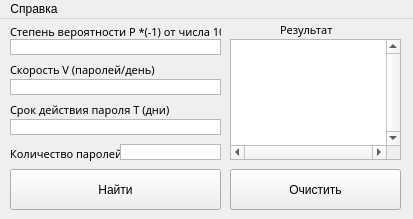
<?xml version="1.0" encoding="UTF-8"?>
<ui version="4.0">
 <class>MainWindow</class>
 <widget class="QMainWindow" name="MainWindow">
  <property name="geometry">
   <rect>
    <x>0</x>
    <y>0</y>
    <width>413</width>
    <height>219</height>
   </rect>
  </property>
  <property name="sizePolicy">
   <sizepolicy hsizetype="Preferred" vsizetype="Preferred">
    <horstretch>0</horstretch>
    <verstretch>0</verstretch>
   </sizepolicy>
  </property>
  <property name="minimumSize">
   <size>
    <width>413</width>
    <height>219</height>
   </size>
  </property>
  <property name="maximumSize">
   <size>
    <width>413</width>
    <height>219</height>
   </size>
  </property>
  <property name="contextMenuPolicy">
   <enum>Qt::DefaultContextMenu</enum>
  </property>
  <property name="windowTitle">
   <string>Генератор Паролей</string>
  </property>
  <property name="toolButtonStyle">
   <enum>Qt::ToolButtonIconOnly</enum>
  </property>
  <property name="animated">
   <bool>true</bool>
  </property>
  <property name="dockOptions">
   <set>QMainWindow::AllowTabbedDocks|QMainWindow::AnimatedDocks</set>
  </property>
  <widget class="QWidget" name="centralWidget">
   <property name="enabled">
    <bool>true</bool>
   </property>
   <widget class="QTextEdit" name="textEditChance">
    <property name="geometry">
     <rect>
      <x>10</x>
      <y>20</y>
      <width>211</width>
      <height>16</height>
     </rect>
    </property>
    <property name="acceptDrops">
     <bool>true</bool>
    </property>
    <property name="verticalScrollBarPolicy">
     <enum>Qt::ScrollBarAlwaysOff</enum>
    </property>
    <property name="horizontalScrollBarPolicy">
     <enum>Qt::ScrollBarAlwaysOff</enum>
    </property>
    <property name="html">
     <string>&lt;!DOCTYPE HTML PUBLIC &quot;-//W3C//DTD HTML 4.0//EN&quot; &quot;http://www.w3.org/TR/REC-html40/strict.dtd&quot;&gt;
&lt;html&gt;&lt;head&gt;&lt;meta name=&quot;qrichtext&quot; content=&quot;1&quot; /&gt;&lt;style type=&quot;text/css&quot;&gt;
p, li { white-space: pre-wrap; }
&lt;/style&gt;&lt;/head&gt;&lt;body style=&quot; font-family:'MS Shell Dlg 2'; font-size:8.25pt; font-weight:400; font-style:normal;&quot;&gt;
&lt;p style=&quot;-qt-paragraph-type:empty; margin-top:0px; margin-bottom:0px; margin-left:0px; margin-right:0px; -qt-block-indent:0; text-indent:0px;&quot;&gt;&lt;br /&gt;&lt;/p&gt;&lt;/body&gt;&lt;/html&gt;</string>
    </property>
   </widget>
   <widget class="QLabel" name="label">
    <property name="geometry">
     <rect>
      <x>10</x>
      <y>2</y>
      <width>211</width>
      <height>21</height>
     </rect>
    </property>
    <property name="font">
     <font>
      <family>Myanmar Text</family>
      <pointsize>8</pointsize>
     </font>
    </property>
    <property name="text">
     <string>Степень вероятности P *(-1) от числа 10</string>
    </property>
   </widget>
   <widget class="QLabel" name="label_2">
    <property name="geometry">
     <rect>
      <x>10</x>
      <y>40</y>
      <width>211</width>
      <height>21</height>
     </rect>
    </property>
    <property name="font">
     <font>
      <family>Myanmar Text</family>
      <pointsize>8</pointsize>
     </font>
    </property>
    <property name="text">
     <string>Скорость V (паролей/день)</string>
    </property>
   </widget>
   <widget class="QTextEdit" name="textEditSpeed">
    <property name="geometry">
     <rect>
      <x>10</x>
      <y>60</y>
      <width>211</width>
      <height>16</height>
     </rect>
    </property>
    <property name="acceptDrops">
     <bool>true</bool>
    </property>
    <property name="verticalScrollBarPolicy">
     <enum>Qt::ScrollBarAlwaysOff</enum>
    </property>
    <property name="horizontalScrollBarPolicy">
     <enum>Qt::ScrollBarAlwaysOff</enum>
    </property>
    <property name="html">
     <string>&lt;!DOCTYPE HTML PUBLIC &quot;-//W3C//DTD HTML 4.0//EN&quot; &quot;http://www.w3.org/TR/REC-html40/strict.dtd&quot;&gt;
&lt;html&gt;&lt;head&gt;&lt;meta name=&quot;qrichtext&quot; content=&quot;1&quot; /&gt;&lt;style type=&quot;text/css&quot;&gt;
p, li { white-space: pre-wrap; }
&lt;/style&gt;&lt;/head&gt;&lt;body style=&quot; font-family:'MS Shell Dlg 2'; font-size:8.25pt; font-weight:400; font-style:normal;&quot;&gt;
&lt;p style=&quot;-qt-paragraph-type:empty; margin-top:0px; margin-bottom:0px; margin-left:0px; margin-right:0px; -qt-block-indent:0; text-indent:0px;&quot;&gt;&lt;br /&gt;&lt;/p&gt;&lt;/body&gt;&lt;/html&gt;</string>
    </property>
   </widget>
   <widget class="QLabel" name="label_3">
    <property name="geometry">
     <rect>
      <x>10</x>
      <y>80</y>
      <width>211</width>
      <height>21</height>
     </rect>
    </property>
    <property name="font">
     <font>
      <family>Myanmar Text</family>
      <pointsize>8</pointsize>
      <italic>false</italic>
      <underline>false</underline>
      <kerning>true</kerning>
     </font>
    </property>
    <property name="text">
     <string>Срок действия пароля T (дни)</string>
    </property>
   </widget>
   <widget class="QTextEdit" name="textEditValidity">
    <property name="geometry">
     <rect>
      <x>10</x>
      <y>100</y>
      <width>211</width>
      <height>16</height>
     </rect>
    </property>
    <property name="acceptDrops">
     <bool>true</bool>
    </property>
    <property name="verticalScrollBarPolicy">
     <enum>Qt::ScrollBarAlwaysOff</enum>
    </property>
    <property name="horizontalScrollBarPolicy">
     <enum>Qt::ScrollBarAlwaysOff</enum>
    </property>
   </widget>
   <widget class="QPushButton" name="pushButtonFindPasswords">
    <property name="geometry">
     <rect>
      <x>10</x>
      <y>150</y>
      <width>211</width>
      <height>41</height>
     </rect>
    </property>
    <property name="text">
     <string>Найти</string>
    </property>
   </widget>
   <widget class="QLabel" name="label_4">
    <property name="geometry">
     <rect>
      <x>10</x>
      <y>124</y>
      <width>131</width>
      <height>21</height>
     </rect>
    </property>
    <property name="font">
     <font>
      <family>Myanmar Text</family>
      <pointsize>8</pointsize>
     </font>
    </property>
    <property name="text">
     <string>Количество паролей</string>
    </property>
   </widget>
   <widget class="QTextEdit" name="textEditCountPassword">
    <property name="geometry">
     <rect>
      <x>120</x>
      <y>125</y>
      <width>101</width>
      <height>16</height>
     </rect>
    </property>
    <property name="acceptDrops">
     <bool>true</bool>
    </property>
    <property name="verticalScrollBarPolicy">
     <enum>Qt::ScrollBarAlwaysOff</enum>
    </property>
    <property name="horizontalScrollBarPolicy">
     <enum>Qt::ScrollBarAlwaysOff</enum>
    </property>
   </widget>
   <widget class="QListWidget" name="listWidget">
    <property name="enabled">
     <bool>true</bool>
    </property>
    <property name="geometry">
     <rect>
      <x>230</x>
      <y>20</y>
      <width>171</width>
      <height>121</height>
     </rect>
    </property>
    <property name="lineWidth">
     <number>1</number>
    </property>
    <property name="verticalScrollBarPolicy">
     <enum>Qt::ScrollBarAlwaysOn</enum>
    </property>
    <property name="horizontalScrollBarPolicy">
     <enum>Qt::ScrollBarAlwaysOn</enum>
    </property>
    <property name="autoScrollMargin">
     <number>16</number>
    </property>
    <property name="batchSize">
     <number>100</number>
    </property>
   </widget>
   <widget class="QPushButton" name="pushButtonClearListView">
    <property name="geometry">
     <rect>
      <x>230</x>
      <y>150</y>
      <width>171</width>
      <height>41</height>
     </rect>
    </property>
    <property name="text">
     <string>Очистить</string>
    </property>
   </widget>
   <widget class="QLabel" name="label_5">
    <property name="geometry">
     <rect>
      <x>280</x>
      <y>0</y>
      <width>61</width>
      <height>21</height>
     </rect>
    </property>
    <property name="font">
     <font>
      <family>Myanmar Text</family>
      <pointsize>8</pointsize>
     </font>
    </property>
    <property name="text">
     <string>Результат</string>
    </property>
   </widget>
  </widget>
  <widget class="QMenuBar" name="menuBar">
   <property name="enabled">
    <bool>true</bool>
   </property>
   <property name="geometry">
    <rect>
     <x>0</x>
     <y>0</y>
     <width>413</width>
     <height>21</height>
    </rect>
   </property>
   <widget class="QMenu" name="menu">
    <property name="title">
     <string>Справка</string>
    </property>
    <addaction name="action"/>
   </widget>
   <addaction name="menu"/>
  </widget>
  <action name="action">
   <property name="text">
    <string>О программе</string>
   </property>
   <property name="iconVisibleInMenu">
    <bool>false</bool>
   </property>
  </action>
 </widget>
 <layoutdefault spacing="6" margin="11"/>
 <resources/>
 <connections/>
</ui>
